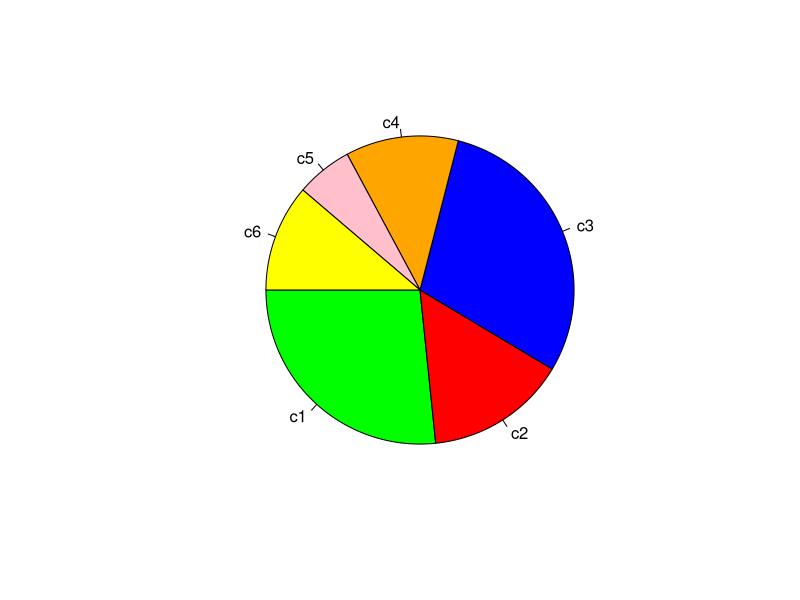

Generate this figure with R: (Note: a time limit stopped this script after it produced the figure.)
##Q2 
myvector<-c(0.1,0.6,33.8,1.9,9.6,4.3,33.7,0.3,0.0,0.1)
mean(myvector)
sd(myvector)
for(i in seq_along(myvector))
{
   if(myvector[i]==max(myvector))
   {
    print(paste("The highest rainfall is on day",i,sep=' '))
    }
}



##Q3 

x<-runif(100,0,1)
m<-matrix(x,10,10)
m
#(i)
rmean<-rowMeans(m)
rmean
colmean<-colMeans(m)
colmean
#(ii)
sum<-sum(diag(m))
sum
#(iii)
sd(m)



##Q4

P<-c("person_1","person_2","person_3","person_4","person_5","person_6","person_7","person_8")
I<-c(10000,14000,24000,43000,12323,13414,43212,36000)
low_risk=character(0)
high_risk=character(0)
for(i in 1:8)
{
if(I[i]<30000)
{
high_risk=c(high_risk,P[i])
}
else
{
low_risk=c(low_risk,P[i])
}
}
low_risk
high_risk



##Q5

X<-c(TRUE,FALSE,FALSE,TRUE)
Y<-c(FALSE,TRUE,FALSE,TRUE)
print(X & Y)
j<-TRUE
for(i in X)
{
j<-j||i
}
print(j)



##Q6
data(iris)
head(iris,3)
dim(iris)
summary(iris)
names(iris)
x<-iris
class(x)
x[3,4]
x[3,1:4]


##Q7
AMOUNT<-c(90,50,100,40,20,38)
CHEMICAL<-c("c1","c2","c3","c4","c5","c6")
colors<-c("green","red","blue","orange","pink","yellow")
pie(AMOUNT,label=CHEMICAL,col=colors,init.angle=180)



##Q8

x<-1
while(x<-7){

    if(x<-3){
        print("Four is greater than three")
} else if(x--4){
       print("Threee is greater than two ")
}
x<-x+1
}
